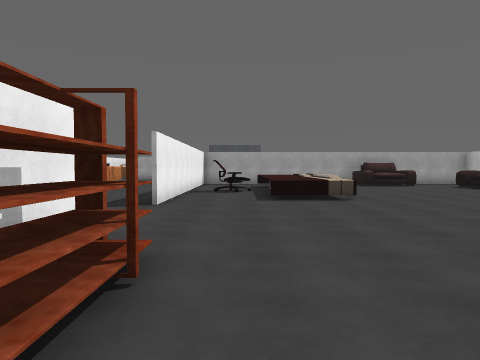
view 1 (above)

19 first-person views from a walk through a scene from a Unity 3-D project. The camera is 1.5 m above the floor, tilts 2° down and sees 70° across. The floor is counted in squares, 2 m on a side. Each view is taken from the middle of a square. On the plan, view 1 faces up. The plan holds only what a view shows up to about 11 squares ahead; the rest is blank. The place goes on beyond the plan.

view 2
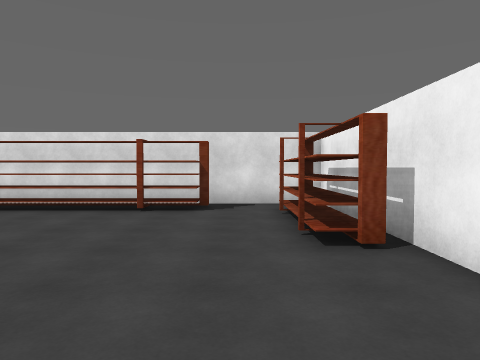

view 3
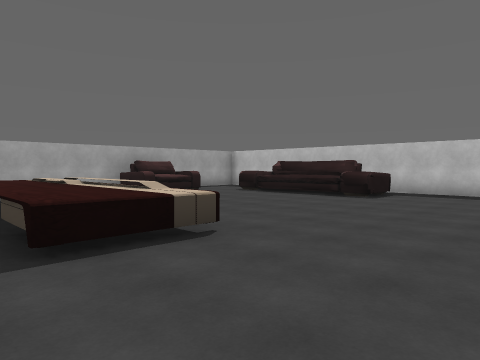

view 4
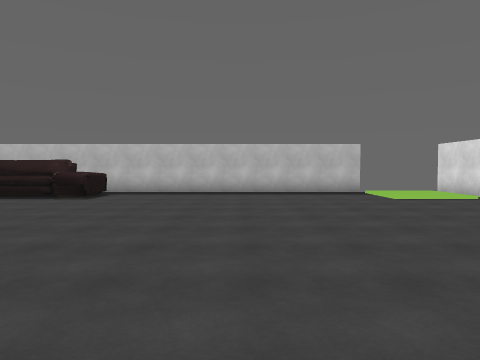

view 5
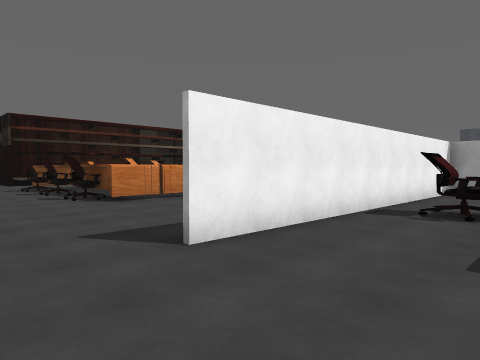

view 6
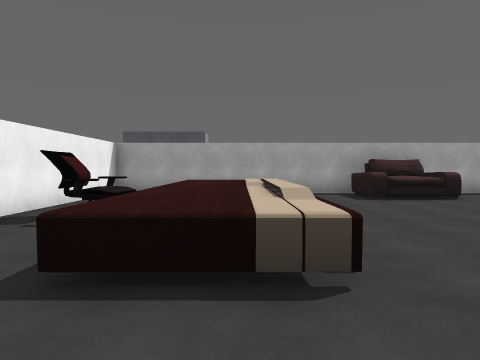

view 7
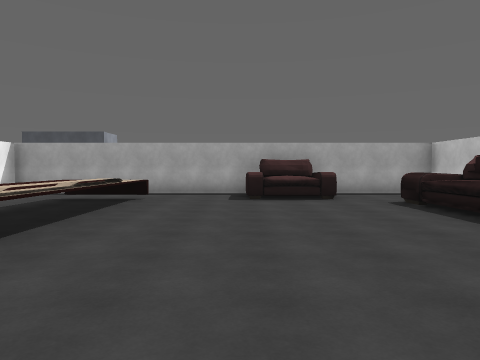

view 8
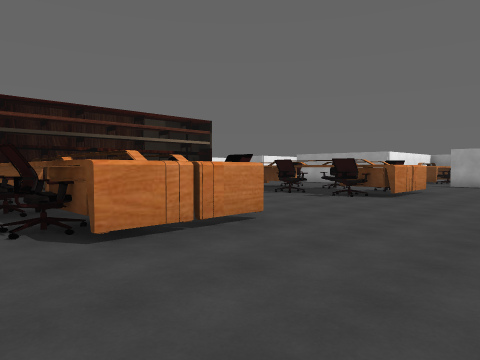

view 9
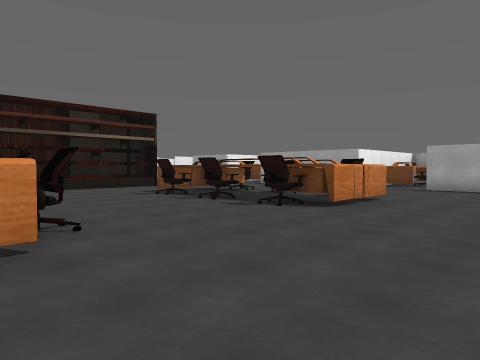

view 10
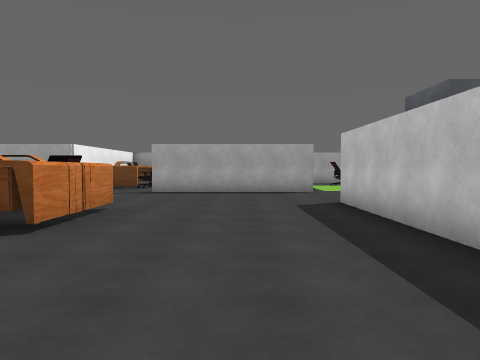

view 11
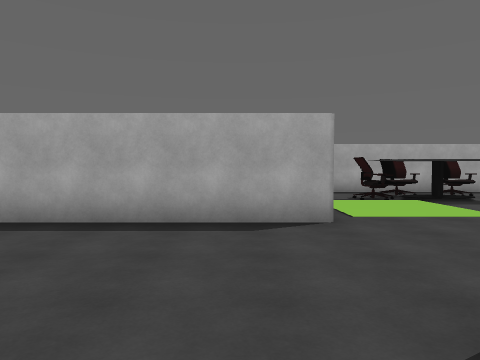

view 12
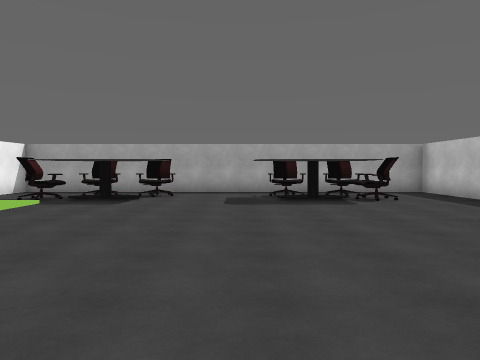

view 13
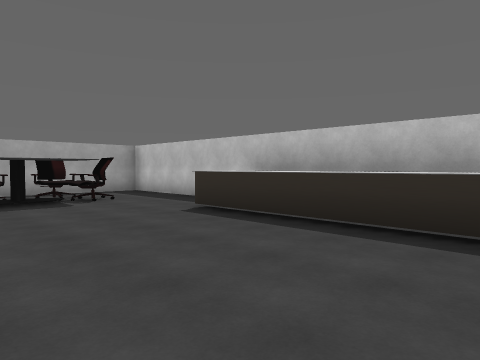

view 14
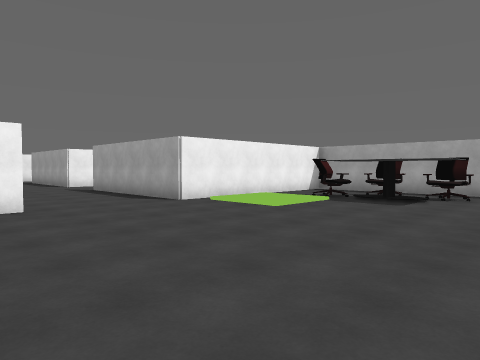

view 15
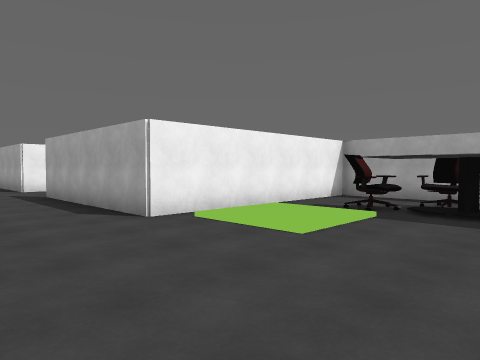

view 16
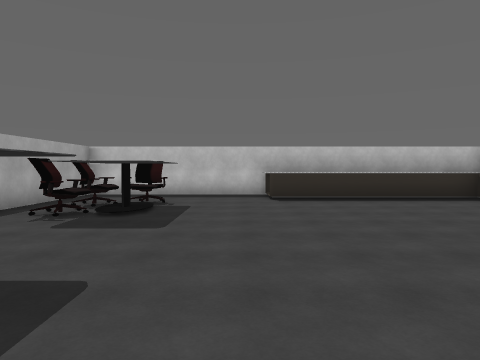

view 17
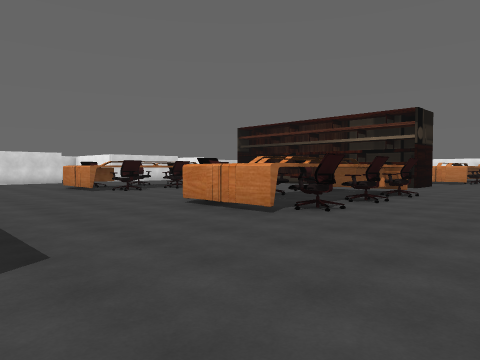

view 18
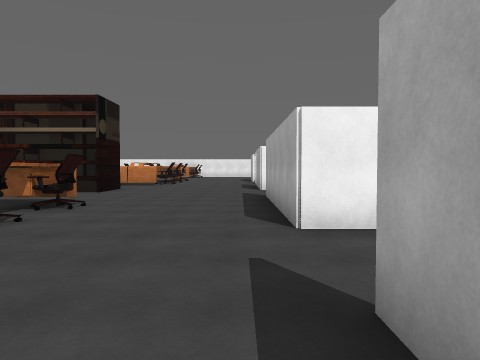

view 19
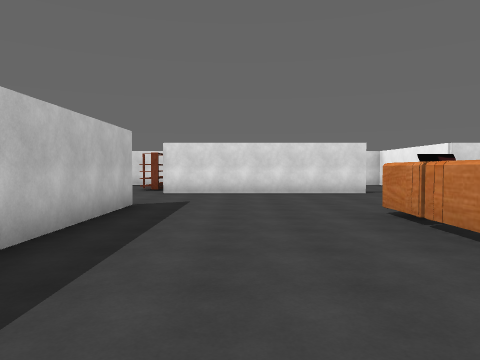

### Floor plan
Key: @ floor where view 1 was taken; # wall or solid block; x gap in a wall; . main floor; : floor 0.25 m higher than the main floor; / step, stairs or slope; = window, fence, low wall or low ledge; ^ raised ledge; B bookshelf; T table; O other object.
Columns run from 16 left of view 1 to 11 right of it. Each row starts with its distance up from view 1.
 29               ##############
 28               #............#
 27               #.OO.O..O.O..#
 26               #.O/T.../TO..#
 25               #::..........#
 24        #      #::..........#
 23  .######..#####..........^^#
 22 .........................^^#
 21 .........................^^#
 20 .........................^^#
 19 ..............#..........^^#
 18 ....OOOOOO....#   .......^ #
 17 ^... ^^ ^^....#OO#^^^^^^^###
 16   ..OOOOOO....#..  ...  ...#
 15    ...........#.......OO.. #
 14   ............#..^^......=
 13   ............#..^^......^^
 12      .........#.O^^......^
 11       OOOO....#.O^^......^
 10     ^   ^^....#..^^......^##
  9     ^ ^ ^^....#..^^......^^#
  8     O.O.O.....#..^^........#
  7      .........#............#
  6          ..................#
  5         ...................#
  4         .######............#
  3               #............#
  2               #B...........#
  1                B.........::
  0               #B@####  ..::
 -1               #......#  ...x
 -2               ########   ##

Where each view was taken, in squares from view 1:
view 1: 0 up, 0 right, facing up
view 2: 6 up, 0 right, facing down
view 3: 5 up, 0 right, facing up-right
view 4: 5 up, 0 right, facing right
view 5: 5 up, 1 right, facing up-left
view 6: 6 up, 2 right, facing up
view 7: 6 up, 5 right, facing up
view 8: 7 up, 3 left, facing up-left
view 9: 10 up, 3 left, facing up-left
view 10: 12 up, 4 left, facing up
view 11: 18 up, 3 left, facing up
view 12: 18 up, 5 right, facing up
view 13: 18 up, 5 right, facing up-right
view 14: 18 up, 5 right, facing up-left
view 15: 20 up, 3 right, facing up-left
view 16: 24 up, 0 right, facing right
view 17: 22 up, 2 left, facing down-left
view 18: 22 up, 5 left, facing left
view 19: 14 up, 4 left, facing down
